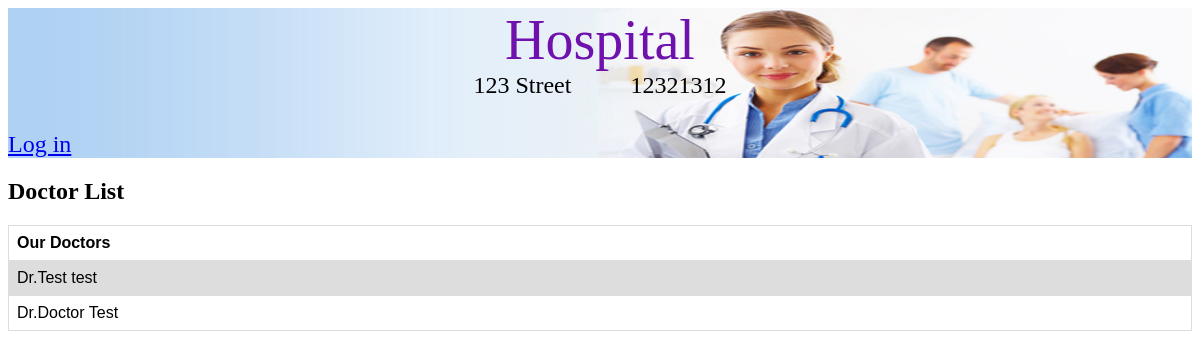
The app's page /doctors/ with its own data.
### hospital/models.py (models this page shows, shortened)
class Hospital(models.Model):
    name = models.CharField(max_length=50)
    address = models.CharField(max_length=100)
    phone_number = models.CharField(max_length=10)
    patient_rooms = models.ManyToManyField(PatientRoom, symmetrical=False)
    surgery_rooms = models.ManyToManyField(SurgeryRoom, symmetrical=False)
    patients = models.ManyToManyField(Patient, symmetrical=False)
    doctors = models.ManyToManyField(Doctors, symmetrical=False)
    nurses = models.ManyToManyField(Nurses, symmetrical=False)

### Person/models.py (models this page shows)
class Employee(Persons):
    shift = models.CharField(max_length=200, default='', blank=True)
    jobDesc = models.CharField(max_length=200, default='', blank=True)
    salary = models.DecimalField(max_digits=7, decimal_places=0, default=Decimal('0.00'))
    class Meta:
        abstract=True

class Doctors(Employee):
    specialty = models.CharField(max_length=200, default='', blank=True)

### Person/views.py (the view)
# urls.py: url(r'^doctors/$',views.listDoctors, name='doctor_list'),
def listDoctors(request):
	hospital=get_object_or_404(Hospital, id=1)
	docList=hospital.doctors.all()
	print(docList)
	return render(request, 'listdoctors.html', {'docList':docList, 'hospital':hospital})

### Person/models.py (called while the page is built)
    def __str__(self):
        return self.firstName+ " "+ self.lastName

### Person/templates/listdoctors.html
{% extends "base.html" %}
{% block header %}
<div class="container_header">
    {% if hospital is not None %}
        <div class="container_hospital_info">
            <div class="hospital_title"><a class="hospital_title_text" href="{% url 'hospital:home' %}">{{ hospital.name }}</a></div>
            <div class="hospital_info">
                <div>{{ hospital.address }}</div>
                <div class="padding"></div>
                <div>{{ hospital.phone_number }}</div>
            </div>
        </div>
    {% else %}
        <a href="/" class="logo">My Hospital</a>
    {% endif %}
    <div class="container_user_info">
        {% if user.is_authenticated %}
            <div class="user_name_info">Hello, {{user.username}}</div>
            <div><a class="log_out" href="{% url 'accounts:logout' %}">Log out</a></div>
        {% else %}
            <a href="{% url 'accounts:login' %}">Log in</a>
        {% endif %}
    </div>
</div>
{% endblock %}
{% block content %}
    <div class="container_doctor">
    <h2 class="Doctor List">Doctor List</h2>
        <table>
            <tr>
                <th class="doctorname_table_header">Our Doctors</th>
            </tr>
        {%for dr in docList%}
            <tr class="table_row_doctor">
                <td>Dr.{{dr.firstName}} {{dr.lastName}}</td>
            </tr>
        {%endfor%}
        </table>
    </div>
{% endblock %}

### hospital/static/css/hospital.css (style rules this page uses)
table { font-family: arial, sans-serif; border-collapse: collapse; width: 100%; }
td, th { border: 1px solid #dddddd; text-align: left; padding: 8px; }
tr:nth-child(even) { background-color: #dddddd; }
.table_row_not_available, .table_row_available, .padding { width: 5%; }
.container_user_info, .hospital_info { display: flex; flex-direction: row; justify-content: space-between; }
.container_hospital_info { display: flex; flex-direction: column; align-items: center; }
.hospital_info { width: 100%; justify-content: center; }
.container_header { background-image: url("hospital.jpg"); background-size: 100% 100%; height: 150px; display: flex; flex-direction: column; justify-content: space-between; }
.hospital_title_text { font-family: "Times New Roman", Times, serif; font-size: 3.5em; text-decoration: none; color: #6e11ad; }
.hospital_info, .container_user_info { font-family: "Times New Roman", Times, serif; font-size: 1.5em; text-decoration: none; color: black; }

### records on screen
Hospital: name "Hospital", address "123 Street", phone_number "12321312"
Doctors: firstName "Test", lastName "test"
Doctors: firstName "Doctor", lastName "Test"
